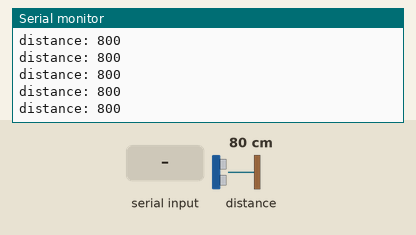
Recording of a sketch running on a simulated Raspberry Pi Pico. Parts: the last lines printed to the serial monitor. Inputs (shaded band) come from the test bench; at power-on: distance to the obstacle 80 cm.

Above: at 1.2 s.
1.3 s: "GET_DIST\n" received over Serial
2.8 s: distance to the obstacle set to 2 cm
At 2.84 s:
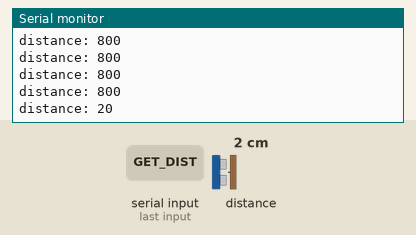
4.3 s: distance to the obstacle set to 4 cm
At 4.34 s:
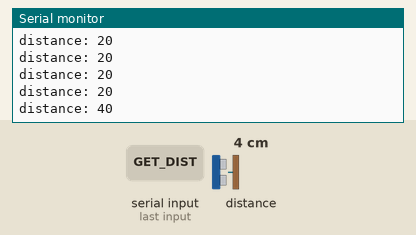
Timing chart, 0 to 7.3 s (numbered marks = the images above; inputs shaded):
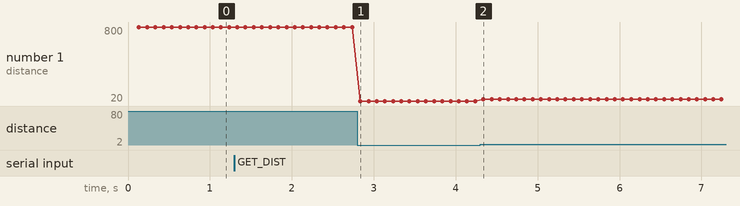

Measured:
- after the input at 2.8 s, the serial monitor: prints a new line at once (image 1)
- after the input at 4.3 s, the serial monitor: prints a new line at once (image 2)
- plotted number 1: 800 → 20 after the input at 2.8 s, 20 → 40 after the input at 4.3 s

The sketch:

esp32_sensor_219.ino
```cpp
// snippet: esp32_sensor_219
// tags: esp32, sensor, millis, adafruit_vl53l0x
// boards: avr, esp32, megaavr, nano33iot, romi32u4, rp2040
// library: Adafruit_VL53L0X
// description: ESP32: read VL53L0X ToF on I2C (SDA=21 SCL=22)
// prompts: esp32, vl53l0x, (sda=21, scl=22), declare, vl53l0x
// verified: compile-only
// source: kd-generated (id 219)
// exact-include: Wire.h, Adafruit_VL53L0X.h

#include <Wire.h>
#include <Adafruit_VL53L0X.h>

Adafruit_VL53L0X tof;
unsigned long prevMs = 0;
unsigned long lastDistMs = 0;
uint16_t lastDistance = 0;

void setup() {
  Serial.begin(9600);
  while (!Serial && millis() < 3000);
  if (!tof.begin()) {
    Serial.println("VL53L0X not found");
    while (1);
  }
  tof.startRangeContinuous();
}

void loop() {
  unsigned long now = millis();
  if (now - prevMs >= 100) {
    prevMs = now;

    if (tof.isRangeComplete()) {
      uint16_t mm = tof.readRange();
      Serial.print("distance: ");
      Serial.println(mm);
      lastDistance = mm;
      lastDistMs = now;
    }
  }

  if (Serial.available()) {
    String cmd = Serial.readStringUntil('\n');
    cmd.trim();
    if (cmd == "GET_DIST") {
      Serial.print("DIST:");
      Serial.println(lastDistance);
    }
  }
}
```
